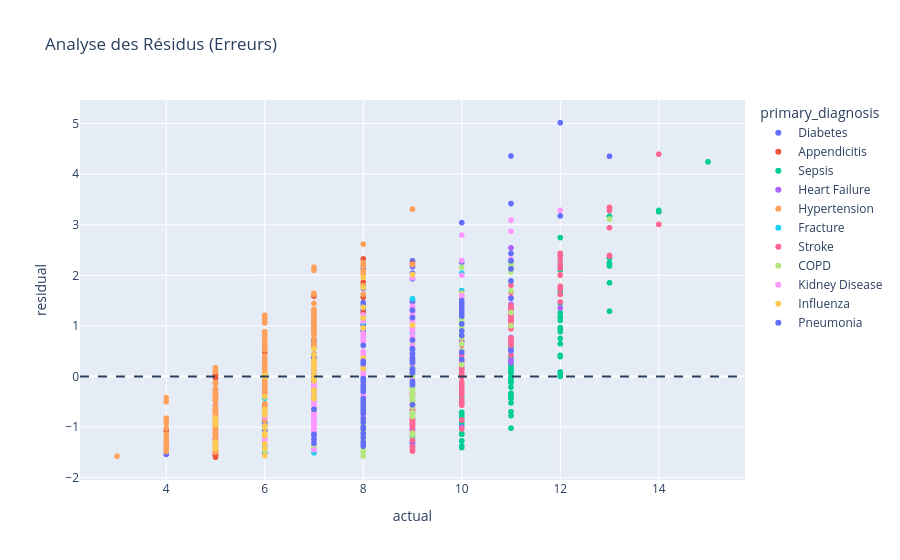

Notebook source saved alongside this figure:
### Markdown cell above
Viz 1 : 

La barre orange (naïf) est systématiquement au dessus de la barre bleue (modèle) — le modèle bat le naïf sur tous les diagnostics. L'écart est visuellement homogène, entre 0.05 et 0.15 jour selon le diagnostic. Stroke est le cas où le gain est le plus visible.

Viz 2 :
Groupe bas-gauche (séjours courts, erreur faible)
Fracture, Kidney Disease, Influenza, Appendicitis — durée moyenne 6-8 jours, MAE 0.68-0.80. Le modèle est précis sur ces profils.
Groupe haut-droite (séjours longs, erreur forte)
Stroke, Sepsis, Pneumonia — durée moyenne 9-11 jours, MAE 0.83-0.89. Le modèle se trompe davantage sur les cas sévères.
L'exception : Hypertension, Diabetes, et l'Appendicits sont en haut-gauche — séjours courts mais erreur élevée. Ce sont des pathologies à forte variabilité individuelle malgré une durée moyenne basse.

Ces deux viz  montrent que le modèle est moyen sur tous les diagnostics et que sa précision se dégrade sur les cas sévères Cela qui justifie précisément le passage à un modèle non linéaire capable de capturer les signaux faibles des features numériques

### Code cell
# Ajoute la colonne erreur (résidus)
results["residual"] = results["actual"] - results["predicted"]

# Visualise si l'erreur est liée à la durée réelle
fig = px.scatter(results, 
                 x="actual", 
                 y="residual", 
                 color="primary_diagnosis",
                 title="Analyse des Résidus (Erreurs)")
fig.add_hline(y=0, line_dash="dash") # La ligne de perfection
fig.show()

### Figure 1 — Plotly figure (JSON) as saved in the notebook; plotly's stock layout.template omitted (floating-point values rounded to 4 significant figures; data arrays with more than 128 entries replaced by an {"elided": "..."} marker saying what was removed)
{"data": [{"hovertemplate": "primary_diagnosis=Diabetes<br>actual=%{x}<br>residual=%{y}<extra></extra>", "legendgroup": "Diabetes", "marker": {"color": "#636efa", "symbol": "circle"}, "mode": "markers", "name": "Diabetes", "showlegend": true, "type": "scattergl", "x": {"elided": "296 int values"}, "xaxis": "x", "y": {"elided": "296 float values"}, "yaxis": "y"}, {"hovertemplate": "primary_diagnosis=Appendicitis<br>actual=%{x}<br>residual=%{y}<extra></extra>", "legendgroup": "Appendicitis", "marker": {"color": "#EF553B", "symbol": "circle"}, "mode": "markers", "name": "Appendicitis", "showlegend": true, "type": "scattergl", "x": [6, 6, 8, 7, 5, 5, 6, 5, 9, 5, 5, 5, 6, 6, 6, 6, 5, 5, 7, 7, 8, 4, 5, 5, 6, 5, 6, 5, 7, 5, 6, 7, 6, 5, 5, 4, 4, 7, 5, 8, 5, 6, 5, 7, 5, 5, 5, 5, 5, 5, 5, 7, 5, 6, 8, 6, 6, 6, 8, 6, 6, 6, 6, 5, 6, 6, 6, 6, 5, 5, 7, 8, 6, 5, 5, 5, 7, 6, 6, 4, 5, 6, 4, 5, 5, 5, 6, 5, 7, 6, 6, 7, 6, 5, 7, 4, 6, 5], "xaxis": "x", "y": [0.5122, -0.7977, 1.565, 0.9353, -0.9626, -0.4753, 0.03408, -1.163, 2.232, -0.9092, -0.9167, -0.8524, -0.2337, -0.2226, -0.1701, 1.063, -0.9578, -0.6843, 0.8897, 0.883, 2.323, -1.403, -0.9572, -0.9361, -0.04124, -0.8433, -0.1744, -0.9033, 1.588, -0.8872, 0.1264, 0.7407, 0.3053, -0.3819, -0.769, -1.369, -1.336, 1.012, -0.9596, 0.4457, -0.5787, 0.06223, -0.252, 0.639, -0.03229, -0.4029, -0.8539, -1.547, -1.419, 0.03227, -0.004736, 1.09, -0.8333, -0.1954, 1.862, 0.202, -0.8152, -0.2153, 1.265, 0.3189, -0.1406, 0.1246, 0.06848, -0.9014, 0.1671, 0.2336, 0.1369, 0.3944, -1.22, -1.558, 0.9771, 2.185, -0.5675, -1.422, -1.509, -0.69, 0.7455, 0.5275, 0.155, -1.297, -1.075, 0.2167, -1.07, -1.418, -1.029, -1.598, 0.6602, -0.3483, 1.171, -0.3435, 0.4833, 1.269, -0.7645, -0.4258, 0.9076, -1.401, 0.6855, -1.523], "yaxis": "y"}, {"hovertemplate": "primary_diagnosis=Sepsis<br>actual=%{x}<br>residual=%{y}<extra></extra>", "legendgroup": "Sepsis", "marker": {"color": "#00cc96", "symbol": "circle"}, "mode": "markers", "name": "Sepsis", "showlegend": true, "type": "scattergl", "x": [11, 11, 10, 9, 11, 10, 10, 11, 12, 10, 11, 11, 11, 12, 13, 12, 12, 12, 10, 10, 12, 10, 11, 10, 10, 11, 10, 11, 11, 11, 10, 10, 13, 12, 13, 9, 9, 13, 11, 11, 10, 12, 10, 10, 9, 10, 11, 11, 10, 14, 9, 10, 10, 9, 12, 10, 10, 12, 11, 11, 11, 10, 13, 10, 9, 12, 10, 10, 12, 11, 11, 9, 10, 11, 11, 12, 10, 11, 10, 11, 13, 11, 11, 9, 11, 10, 12, 10, 9, 10, 10, 12, 11, 9, 13, 10, 11, 13, 12, 10, 15, 11, 11, 11, 11, 12, 12, 10, 14, 12], "xaxis": "x", "y": [0.06792, -0.7767, -0.3143, -1.262, -1.023, -0.4407, -0.3706, 0.3094, 0.7537, -0.773, 0.0773, 0.2659, 0.5831, 0.0007967, 1.853, 1.449, 0.08714, 1.11, 0.0013, -0.8422, 2.745, -0.7478, 0.7689, -0.9547, -0.2274, 0.1462, -0.3099, -0.6969, -0.1238, 0.2485, -0.1395, -0.8719, 2.185, 0.05986, 3.167, -0.9381, -1.311, 2.245, -0.4202, 0.4172, -0.9172, 0.9662, -0.7082, -1.13, -1.321, -1.371, -0.008281, -0.3333, -1.272, 3.283, -1.399, -1.144, -0.9948, -1.311, 0.6451, 0.1397, -0.2491, 1.728, -0.4322, -0.05824, -0.09953, -0.7921, 2.195, -0.7809, -0.7427, 2.23, -0.7518, -0.9695, 1.26, -0.3967, 0.2493, -0.8227, -1.406, -0.1217, -0.5231, 1.672, -0.7563, 0.3755, -1.021, 0.7582, 1.291, 0.2181, -0.3553, -0.822, 0.202, -0.2546, 2.11, -0.3933, -1.292, -1.029, -1.13, 0.8874, 0.07213, -1.185, 2.361, -0.3727, 0.2973, 2.341, 0.3909, 0.1891, 4.245, 0.1449, -0.2127, 0.32, 0.1151, 1.179, 0.4165, -1.032, 3.256, 0.9215], "yaxis": "y"}, {"hovertemplate": "primary_diagnosis=Heart Failure<br>actual=%{x}<br>residual=%{y}<extra></extra>", "legendgroup": "Heart Failure", "marker": {"color": "#ab63fa", "symbol": "circle"}, "mode": "markers", "name": "Heart Failure", "showlegend": true, "type": "scattergl", "x": [10, 9, 8, 10, 8, 11, 10, 11, 11, 11, 9, 10, 9, 10, 9, 11, 11, 8, 9, 9, 9, 9, 8, 10, 10, 10, 11, 11, 11, 10, 9, 10, 9, 9, 10, 12, 9, 9, 9, 10, 10, 12, 11, 8, 8, 10, 11, 10, 10, 9, 9, 10, 11, 10, 10, 11, 9, 9, 11, 9, 10, 8, 9, 9, 9, 11, 11, 10, 10, 10, 10, 11, 9, 9, 9, 12, 9, 9, 9, 10], "xaxis": "x", "y": [-1.001, -0.9603, -0.4172, 0.1524, -0.8852, 1.352, 0.1803, 0.7259, 1.216, 1.133, -0.5898, 0.2317, -0.3054, 0.2248, -1.142, 1.107, 0.3205, -1.355, -0.3125, -0.3845, -1.036, -0.1643, -1.336, -0.000809, 0.443, 0.6304, 0.5389, 2.543, 1.251, 1.141, -0.8592, 0.28, -0.9595, -0.2487, 0.1574, 2.194, -0.9043, -0.487, -0.8179, 0.714, -0.1297, 2.315, 0.6514, -1.376, -0.9413, 0.1363, 1.426, -0.3081, 0.3035, -1.281, -0.91, -0.5091, 0.7091, 0.2692, 0.1019, 0.6766, -0.3383, -0.2884, 1.388, -0.8792, 0.4296, -1.249, -0.737, -0.76, -0.7169, 0.7674, 1.31, -0.548, 0.6559, -0.2233, 0.06147, 0.2736, -0.3772, 0.2075, -1.314, 1.353, -1.369, -0.8844, -1.077, -0.237], "yaxis": "y"}, {"hovertemplate": "primary_diagnosis=Hypertension<br>actual=%{x}<br>residual=%{y}<extra></extra>", "legendgroup": "Hypertension", "marker": {"color": "#FFA15A", "symbol": "circle"}, "mode": "markers", "name": "Hypertension", "showlegend": true, "type": "scattergl", "x": {"elided": "250 int values"}, "xaxis": "x", "y": {"elided": "250 float values"}, "yaxis": "y"}, {"hovertemplate": "primary_diagnosis=Fracture<br>actual=%{x}<br>residual=%{y}<extra></extra>", "legendgroup": "Fracture", "marker": {"color": "#19d3f3", "symbol": "circle"}, "mode": "markers", "name": "Fracture", "showlegend": true, "type": "scattergl", "x": [7, 8, 8, 9, 8, 8, 8, 7, 6, 7, 7, 7, 8, 7, 7, 7, 7, 7, 9, 7, 9, 11, 9, 8, 8, 7, 8, 7, 8, 7, 8, 8, 8, 8, 8, 8, 7, 8, 7, 8, 8, 7, 8, 7, 10, 7, 7, 7, 7, 8, 9, 7, 8, 8, 6, 9, 7, 7, 7, 9, 7, 8, 8, 7, 7, 11, 8, 7, 8, 7, 8, 7, 7, 8, 9, 7, 7, 7, 8, 6, 7, 9, 10, 9, 7, 10, 9, 8, 9], "xaxis": "x", "y": [0.1186, -0.2962, -0.4122, 0.8579, -0.2576, -0.03438, -0.2103, -1.006, -1.342, -0.8207, -1.064, -0.4886, -0.3678, -1.385, -0.181, -0.867, -1.061, -0.6953, 1.321, -0.9788, 0.5268, 2.248, 0.301, -0.2804, -0.4217, -1.431, -0.3756, -0.9865, 1.073, -0.8768, 1.194, 0.04638, -0.5211, -0.2203, 0.2666, 0.1401, -1.305, -1.176, -0.8189, 0.01815, -0.1118, -0.2895, 0.1581, -0.713, 2.042, -0.6216, -1.007, -0.3413, -0.3968, -0.0388, 1.37, -0.9226, -0.1061, -0.1092, -1.212, 0.3474, -0.3027, -0.6968, -0.4177, 0.1785, -1.511, 0.3656, 0.6775, -0.2906, -0.9634, 2.184, -0.01314, 0.0132, 0.3464, -1.199, 0.1138, -0.7661, -0.8642, 0.1544, 0.8891, -0.6867, -1.01, -0.3275, -0.6099, -0.4307, -0.9921, 0.3857, 1.698, 0.2726, -0.3117, 1.243, 1.189, -0.1457, 1.535], "yaxis": "y"}, {"hovertemplate": "primary_diagnosis=Stroke<br>actual=%{x}<br>residual=%{y}<extra></extra>", "legendgroup": "Stroke", "marker": {"color": "#FF6692", "symbol": "circle"}, "mode": "markers", "name": "Stroke", "showlegend": true, "type": "scattergl", "x": {"elided": "168 int values"}, "xaxis": "x", "y": {"elided": "168 float values"}, "yaxis": "y"}, {"hovertemplate": "primary_diagnosis=COPD<br>actual=%{x}<br>residual=%{y}<extra></extra>", "legendgroup": "COPD", "marker": {"color": "#B6E880", "symbol": "circle"}, "mode": "markers", "name": "COPD", "showlegend": true, "type": "scattergl", "x": {"elided": "181 int values"}, "xaxis": "x", "y": {"elided": "181 float values"}, "yaxis": "y"}, {"hovertemplate": "primary_diagnosis=Kidney Disease<br>actual=%{x}<br>residual=%{y}<extra></extra>", "legendgroup": "Kidney Disease", "marker": {"color": "#FF97FF", "symbol": "circle"}, "mode": "markers", "name": "Kidney Disease", "showlegend": true, "type": "scattergl", "x": {"elided": "189 int values"}, "xaxis": "x", "y": {"elided": "189 float values"}, "yaxis": "y"}, {"hovertemplate": "primary_diagnosis=Influenza<br>actual=%{x}<br>residual=%{y}<extra></extra>", "legendgroup": "Influenza", "marker": {"color": "#FECB52", "symbol": "circle"}, "mode": "markers", "name": "Influenza", "showlegend": true, "type": "scattergl", "x": [8, 8, 5, 9, 5, 7, 7, 7, 6, 7, 7, 5, 6, 6, 7, 7, 6, 8, 5, 8, 8, 6, 6, 6, 7, 5, 5, 6, 7, 7, 6, 6, 8, 6, 7, 7, 5, 8, 8, 7, 7, 9, 7, 7, 6, 6, 8, 5, 7, 6, 6, 6, 6, 7, 6, 8], "xaxis": "x", "y": [0.6117, 0.956, -0.9294, 2.015, -0.8608, 0.546, 0.1844, 0.3247, -1.013, -0.05121, -0.3077, -1.356, -0.3983, -1.422, 0.2483, -0.3973, -0.6909, 1.366, -0.8182, 0.9568, 1.965, -1.008, -0.9757, -1.168, -0.6586, -1.327, -1.431, -0.7023, 0.1014, 0.4238, -0.758, -0.01062, 0.3627, -1.127, -0.08525, 0.3058, -1.298, 1.156, 1.758, 0.1548, -0.2681, 1.014, 0.18, 0.01729, -0.76, -1.565, 0.1569, -0.9485, 0.01647, -0.7606, -0.655, 0.02672, -0.3998, -0.4373, -1.335, 0.3054], "yaxis": "y"}, {"hovertemplate": "primary_diagnosis=Pneumonia<br>actual=%{x}<br>residual=%{y}<extra></extra>", "legendgroup": "Pneumonia", "marker": {"color": "#636efa", "symbol": "circle"}, "mode": "markers", "name": "Pneumonia", "showlegend": true, "type": "scattergl", "x": [9, 8, 8, 8, 9, 9, 10, 9, 9, 11, 9, 8, 7, 8, 8, 10, 10, 9, 9, 8, 8, 10, 9, 8, 8, 9, 8, 10, 8, 11, 10, 8, 8, 8, 7, 9, 7, 9, 10, 9, 8, 10, 8, 10, 11, 8, 9, 9, 7, 8, 8, 9, 12, 11, 10, 10, 8, 9, 9, 8, 8, 7, 13, 8, 9, 8, 8, 8, 9, 8, 9, 9, 8, 10, 9, 8, 8, 8, 8, 11, 10, 9, 11], "xaxis": "x", "y": [0.2853, -0.7242, -0.6647, -0.2935, 0.1197, 0.5493, 0.8989, 0.1105, 0.3611, 1.546, 0.4463, 0.2546, -1.241, -0.2497, -0.6199, 1.325, 1.193, 0.3283, -0.1003, -0.2231, 0.6138, 0.4797, 0.4468, -0.7275, -0.6006, -0.5576, -0.5924, 1.464, -1.211, 2.286, 1.44, -1.0, -0.5003, -0.2989, -1.151, 1.308, -1.144, 0.7202, 1.297, -0.1411, -0.5761, 1.241, -0.8293, 1.5, 0.5067, -0.7355, 0.1435, 0.2694, -0.6519, -0.6834, -1.325, 0.3196, 3.174, 2.432, 1.367, 1.039, -1.132, 0.2732, 0.4526, -1.038, -0.09874, -1.323, 4.355, -0.4385, -0.1662, -0.6699, -0.1824, -1.302, 0.5299, -0.0416, -0.5609, 0.1479, -0.251, 0.8094, 0.07113, -0.5317, -0.9032, -1.379, 0.3024, 2.127, 0.3364, 1.162, 1.888], "yaxis": "y"}], "layout": {"legend": {"title": {"text": "primary_diagnosis"}, "tracegroupgap": 0}, "shapes": [{"line": {"dash": "dash"}, "type": "line", "x0": 0, "x1": 1, "xref": "x domain", "y0": 0, "y1": 0, "yref": "y"}], "title": {"text": "Analyse des Résidus (Erreurs)"}, "xaxis": {"anchor": "y", "domain": [0, 1], "title": {"text": "actual"}}, "yaxis": {"anchor": "x", "domain": [0, 1], "title": {"text": "residual"}}}}
